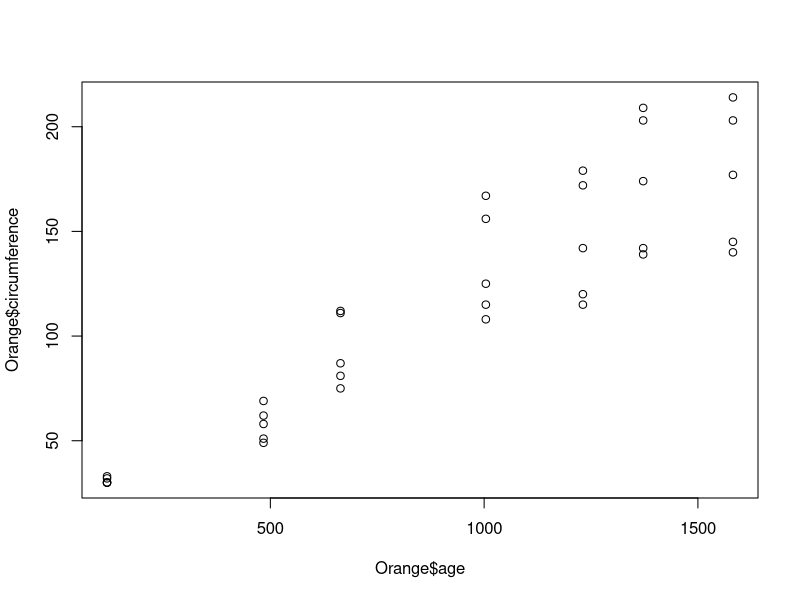
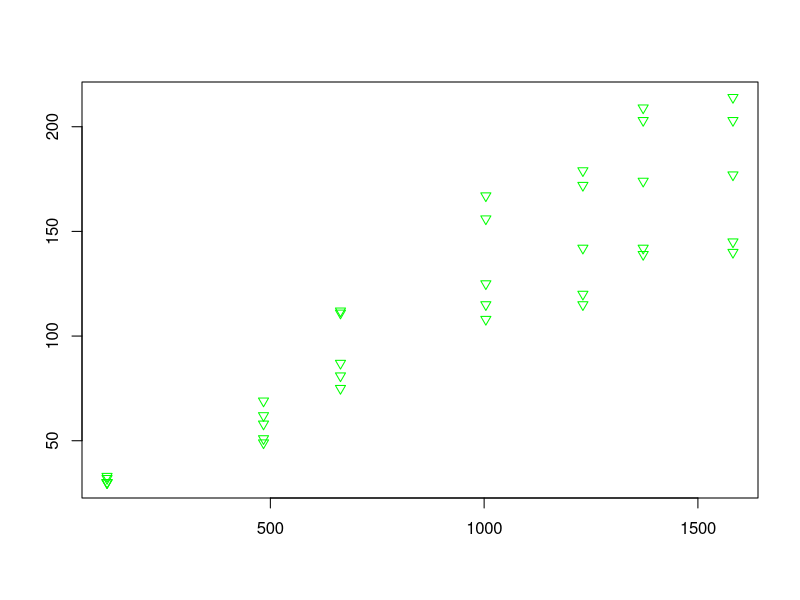

These figures' R source, in order:
data(Orange)
plot(Orange$age, Orange$circumference)
plot(Orange$age, Orange$circumference, pch = 6, col="green", xlab = "", ylab = "")

